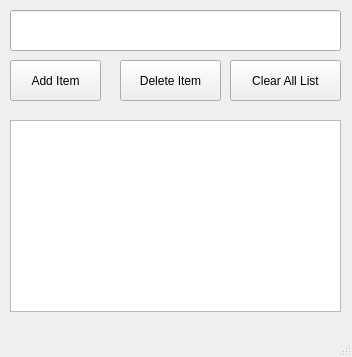
<?xml version="1.0" encoding="UTF-8"?>
<ui version="4.0">
 <class>MainWindow</class>
 <widget class="QMainWindow" name="MainWindow">
  <property name="geometry">
   <rect>
    <x>0</x>
    <y>0</y>
    <width>352</width>
    <height>357</height>
   </rect>
  </property>
  <property name="windowTitle">
   <string>ToDo List</string>
  </property>
  <widget class="QWidget" name="centralwidget">
   <widget class="QPushButton" name="additem_pushButton">
    <property name="geometry">
     <rect>
      <x>10</x>
      <y>60</y>
      <width>91</width>
      <height>41</height>
     </rect>
    </property>
    <property name="text">
     <string>Add Item</string>
    </property>
   </widget>
   <widget class="QPushButton" name="deleteitem_pushButton_2">
    <property name="geometry">
     <rect>
      <x>120</x>
      <y>60</y>
      <width>101</width>
      <height>41</height>
     </rect>
    </property>
    <property name="text">
     <string>Delete Item</string>
    </property>
   </widget>
   <widget class="QPushButton" name="clearitem_pushButton_3">
    <property name="geometry">
     <rect>
      <x>230</x>
      <y>60</y>
      <width>111</width>
      <height>41</height>
     </rect>
    </property>
    <property name="text">
     <string>Clear All List</string>
    </property>
   </widget>
   <widget class="QLineEdit" name="additem_lineEdit">
    <property name="geometry">
     <rect>
      <x>10</x>
      <y>10</y>
      <width>331</width>
      <height>41</height>
     </rect>
    </property>
   </widget>
   <widget class="QListWidget" name="mylist_listWidget">
    <property name="geometry">
     <rect>
      <x>10</x>
      <y>120</y>
      <width>331</width>
      <height>192</height>
     </rect>
    </property>
   </widget>
  </widget>
  <widget class="QMenuBar" name="menubar">
   <property name="geometry">
    <rect>
     <x>0</x>
     <y>0</y>
     <width>352</width>
     <height>22</height>
    </rect>
   </property>
  </widget>
  <widget class="QStatusBar" name="statusbar"/>
 </widget>
 <resources/>
 <connections/>
</ui>
